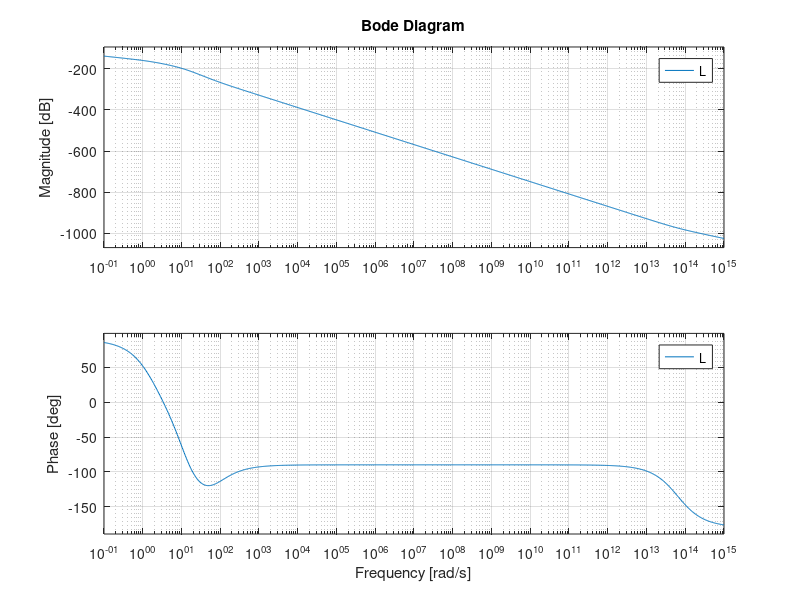
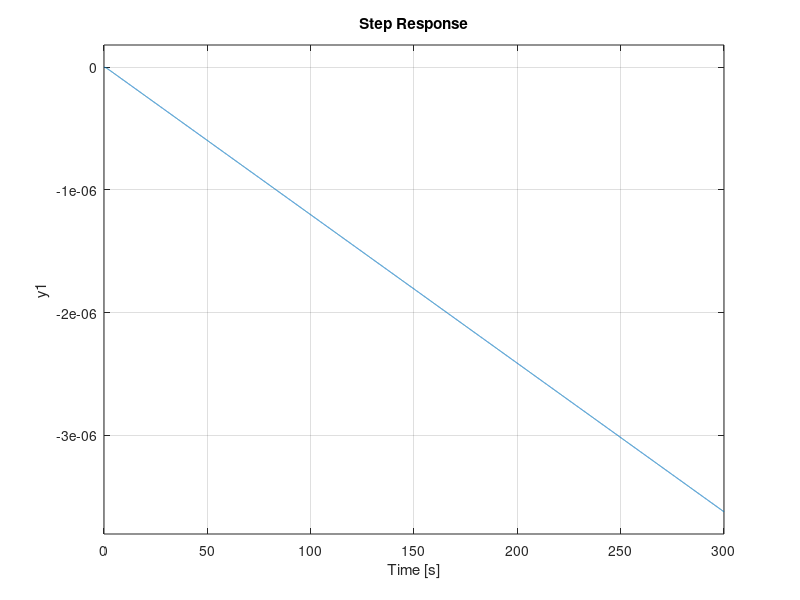

Write MATLAB code to recreate these figures, in order. (Note: this script raises an error after producing the figures.)
clear all; close all; clc;5

s=tf('s')

#P = -8.046 / s / (s + 1.75) / (s^2 + 21.4*s + 137.6)

Am = [0 1 0 0; -137.6 -21.4 0 0; 0 0 0 1; -0.15 0 0 -1.75];
Bm = [0 53.64 0 0]';
Cm = [0 0 1 0];
Dm = 0;

P = ss(Am, Bm, Cm, Dm);

C = -150 - 2*s;

L = minreal(tf(P*C));

figure;
bode(L);

T = minreal(tf(L/(1+L)));

figure; step(T);

data = dlmread('output20251019-123942.csv');

start = 73;

e = data(start:end, 1);
u = data(start:end, 2);
y = data(start:end, 3);

y = y - y(1)

##y0 = y(1);

n = numel(e);
t = (0:n-1)/50;

##y_sim = initial(T, [0 0 y0 0 0 0 y0 0], t);
y_sim = -0.047*impulse(T, t);

figure; impulse(-0.047*C/(1+L));

figure;
plot(t,y, t,y_sim);


%% ========================


data = dlmread('output20251019-124745.csv');
##data = dlmread('output20251019-125351.csv');

start = 16;

e = data(start:end, 1);
u = data(start:end, 2);
y = data(start:end, 3);

y = y - y(1)

n = numel(e);
t = (0:n-1)/50;

y_sim = 0.1*step(T, t);

figure; step(0.1*C/(1+L));

figure;
plot(t,y, t,y_sim);

